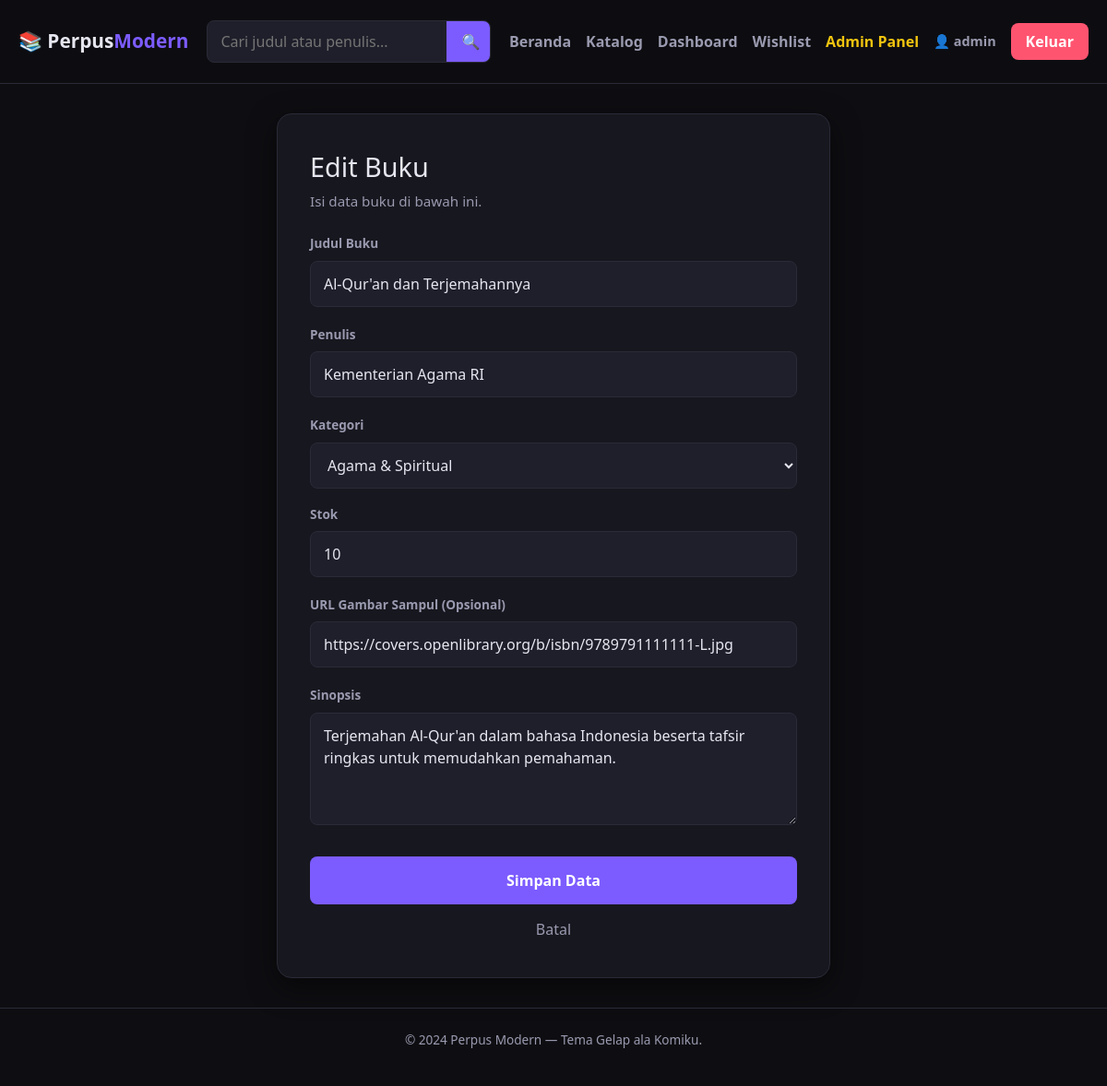
The page /admin/book/edit/1 (signed in) on the database its author committed.
### app/models.py (models this page shows, shortened)
class User(UserMixin, db.Model):
    __tablename__ = "users"
    id = db.Column(db.Integer, primary_key=True)
    username = db.Column(db.String(64), unique=True, nullable=False, index=True)
    email = db.Column(db.String(120), unique=True, nullable=False, index=True)
    password_hash = db.Column(db.String(256), nullable=False)
    role = db.Column(db.String(20), default="member", nullable=False)
    created_at = db.Column(db.DateTime, default=datetime.utcnow)

class Book(db.Model):
    __tablename__ = "books"
    id = db.Column(db.Integer, primary_key=True)
    title = db.Column(db.String(200), nullable=False, index=True)
    author = db.Column(db.String(120), nullable=False)
    synopsis = db.Column(db.Text, nullable=True)
    cover_image = db.Column(db.String(255), nullable=True) # Menyimpan nama file gambar
    stock = db.Column(db.Integer, default=1)
    category = db.Column(db.String(80), nullable=True, index=True)
    created_at = db.Column(db.DateTime, default=datetime.utcnow)

### app/routes.py (the view, shortened to what this page needs)
@main.route("/admin/book/edit/<int:book_id>", methods=["GET", "POST"])
@login_required
@admin_required
def edit_book(book_id):
    DAFTAR_KATEGORI = [
        "Agama & Spiritual", "Sains & Matematika", "Teknologi & Komputer",
        "Fiksi & Novel", "Sejarah & Budaya", "Self-Improvement & Psikologi",
        "Ekonomi & Bisnis", "Seni & Hiburan", "Pendidikan & Referensi", "Kesehatan & Gaya Hidup"
    ]
    book = Book.query.get_or_404(book_id)
    return render_template("book_form.html", action="Edit", book=book, categories=DAFTAR_KATEGORI)

### app/__init__.py (called while the page is built)
@login_manager.user_loader
def load_user(user_id):
    from app.models import User
    return User.query.get(int(user_id))

### app/routes.py (called while the page is built)
def admin_required(f):
    @wraps(f)
    def decorated_function(*args, **kwargs):
        if not current_user.is_authenticated or current_user.role != 'admin':
            flash("Akses ditolak! Halaman ini hanya untuk Admin.", "danger")
            return redirect(url_for('main.index'))
        return f(*args, **kwargs)
    return decorated_function

### app/templates/book_form.html (shortened to what this page needs)
{% extends "base.html" %}
{% block content %}
<section class="auth-wrapper">
    <div class="auth-card" style="max-width: 600px;">
        <h1>{{ action }} Buku</h1>
        <p class="auth-subtitle">Isi data buku di bawah ini.</p>
        <form method="POST">
            <label>Judul Buku</label>
            <input type="text" name="title" value="{{ book.title if book else '' }}" required>
            <label>Penulis</label>
            <input type="text" name="author" value="{{ book.author if book else '' }}" required>
            <label>Kategori</label>
            <select name="category" required style="width: 100%; background: var(--bg-elevated); border: 1px solid var(--border); color: var(--text); padding: 12px 14px; border-radius: 8px; margin-bottom: 18px; outline: none;">
                {% for cat in categories %}
                    <option value="{{ cat }}" {% if book and book.category == cat %}selected{% endif %}>{{ cat }}</option>
                {% endfor %}
            </select>
            <label>Stok</label>
            <input type="number" name="stock" value="{{ book.stock if book else 1 }}" required min="0">
            <label>URL Gambar Sampul (Opsional)</label>
            <input type="url" name="cover_image" value="{{ book.cover_image if book else '' }}">
            <label>Sinopsis</label>
            <textarea name="synopsis" rows="4" style="width: 100%; background: var(--bg-elevated); border: 1px solid var(--border); color: var(--text); padding: 12px 14px; border-radius: 8px; margin-bottom: 18px; outline: none; font-family: inherit;">{{ book.synopsis if book else '' }}</textarea>
            <button type="submit" class="btn-submit">Simpan Data</button>
            <a href="{{ url_for('main.admin_dashboard') }}" style="display: block; text-align: center; margin-top: 15px; color: var(--text-muted); text-decoration: none;">Batal</a>
        </form>
    </div>
</section>
{% endblock %}

### app/templates/base.html (shortened to what this page needs)
<!DOCTYPE html>
<html lang="id">
<head>
    <link href="https://cdn.jsdelivr.net/npm/bootstrap@5.3.0/dist/css/bootstrap.min.css" rel="stylesheet">
    <link rel="stylesheet" href="{{ url_for('static', filename='css/style.css') }}">
</head>
<body>
    <header class="navbar">
        <div class="navbar-inner">
            <a href="{{ url_for('main.index') }}" class="brand">📚 Perpus<span>Modern</span></a>
            <form class="search-bar" action="{{ url_for('main.catalog') }}" method="get">
                <input type="text" name="q" placeholder="Cari judul atau penulis..." value="{{ request.args.get('q', '') }}">
                <button type="submit">🔍</button>
            </form>
            <nav class="nav-links">
                <a href="{{ url_for('main.index') }}">Beranda</a>
                <a href="{{ url_for('main.catalog') }}">Katalog</a>
                {% if current_user.is_authenticated %}
                    <a href="{{ url_for('main.dashboard') }}">Dashboard</a>
                    <a href="{{ url_for('main.my_bookmarks') }}">Wishlist</a>
                    {% if current_user.role == 'admin' %}
                        <a href="{{ url_for('main.admin_dashboard') }}" style="color: #f1c40f;">Admin Panel</a>
                    {% endif %}
                    <a href="{{ url_for('main.profile') }}" class="user-tag">👤 {{ current_user.username }}</a>
                    <a href="{{ url_for('main.logout') }}" class="btn-logout">Keluar</a>
                {% else %}
                    <a href="{{ url_for('main.login') }}" class="btn-login">Masuk</a>
                    <a href="{{ url_for('main.register') }}" class="btn-login" style="background: transparent; border: 1px solid var(--accent); color: var(--accent) !important;">Daftar</a>
                {% endif %}
            </nav>
        </div>
    </header>
    <main class="container">
        {% block content %}{% endblock %}
    </main>
    <footer class="footer">
        <p>&copy; 2024 Perpus Modern — Tema Gelap ala Komiku.</p>
    </footer>
</body>
</html>

### app/static/css/style.css (style rules this page uses)
* { margin: 0; padding: 0; box-sizing: border-box; }
:root { --bg: #0e0e12; --bg-card: #17171f; --bg-elevated: #1f1f2b; --text: #e6e6f0; --text-muted: #9a9ab0; --accent: #7c5cff; --accent-hover: #9b7fff; --border: #2a2a38; --danger: #ff5470; --success: #3ddc97; }
body { font-family: 'Segoe UI', system-ui, -apple-system, sans-serif; background: var(--bg); color: var(--text); min-height: 100vh; display: flex; flex-direction: column; }
.navbar { background: rgba(14, 14, 18, 0.95); border-bottom: 1px solid var(--border); position: sticky; top: 0; z-index: 100; backdrop-filter: blur(10px); }
.navbar-inner { max-width: 1200px; margin: 0 auto; display: flex; align-items: center; gap: 20px; padding: 14px 20px; flex-wrap: wrap; }
.brand { font-size: 1.3rem; font-weight: 800; color: var(--text); text-decoration: none; white-space: nowrap; }
.brand span { color: var(--accent); }
.search-bar { flex: 1; display: flex; min-width: 200px; background: var(--bg-elevated); border: 1px solid var(--border); border-radius: 8px; overflow: hidden; }
.search-bar input { flex: 1; background: transparent; border: none; padding: 10px 14px; color: var(--text); outline: none; }
.search-bar button { background: var(--accent); border: none; color: #fff; padding: 0 16px; cursor: pointer; transition: background 0.2s; }
.nav-links { display: flex; align-items: center; gap: 16px; }
.nav-links a { color: var(--text-muted); text-decoration: none; font-weight: 600; transition: color 0.2s; }
.user-tag { color: var(--text-muted); font-size: 0.9rem; }
.btn-login, .btn-logout { background: var(--accent); color: #fff !important; padding: 8px 16px; border-radius: 8px; text-decoration: none; }
.btn-logout { background: var(--danger); }
.container { max-width: 1200px; margin: 0 auto; padding: 32px 20px; flex: 1; width: 100%; }
.auth-wrapper { display: flex; justify-content: center; align-items: center; min-height: 65vh; }
.auth-card { background: var(--bg-card) !important; border: 1px solid var(--border) !important; border-radius: 16px !important; padding: 40px 35px !important; width: 100%; max-width: 420px; box-shadow: 0 10px 30px rgba(0, 0, 0, 0.5); }
.auth-card h1 { font-size: 1.8rem; margin-bottom: 8px; color: var(--text); }
.auth-subtitle { color: var(--text-muted); font-size: 0.95rem; margin-bottom: 25px; }
.auth-card label { display: block; font-size: 0.85rem; font-weight: 600; margin-bottom: 8px; color: var(--text-muted); }
.auth-card input { width: 100% !important; background: var(--bg-elevated) !important; border: 1px solid var(--border) !important; color: var(--text) !important; padding: 12px 14px !important; border-radius: 8px !important; margin-bottom: 20px !important; outline: none !important; transition: border 0.2s; }
.btn-submit { width: 100%; background: var(--accent); color: #fff; border: none; padding: 14px; border-radius: 8px; font-weight: 700; font-size: 1rem; cursor: pointer; transition: background 0.2s; margin-top: 10px; }
.footer { border-top: 1px solid var(--border); padding: 24px 20px; text-align: center; color: var(--text-muted); font-size: 0.85rem; }

### rows shown on the page
User: username "admin"
Book: title "Al-Qur'an dan Terjemahannya", author "Kementerian Agama RI", category "Agama & Spiritual", stock "10", cover_image "https://covers.openlibrary.org/b/isbn/9789791111111-L.jpg", synopsis "Terjemahan Al-Qur'an dalam bahasa Indonesia beserta tafsir ringkas untuk memudahkan pemahaman."

### other values the page prints
{{ action }} "Edit"
